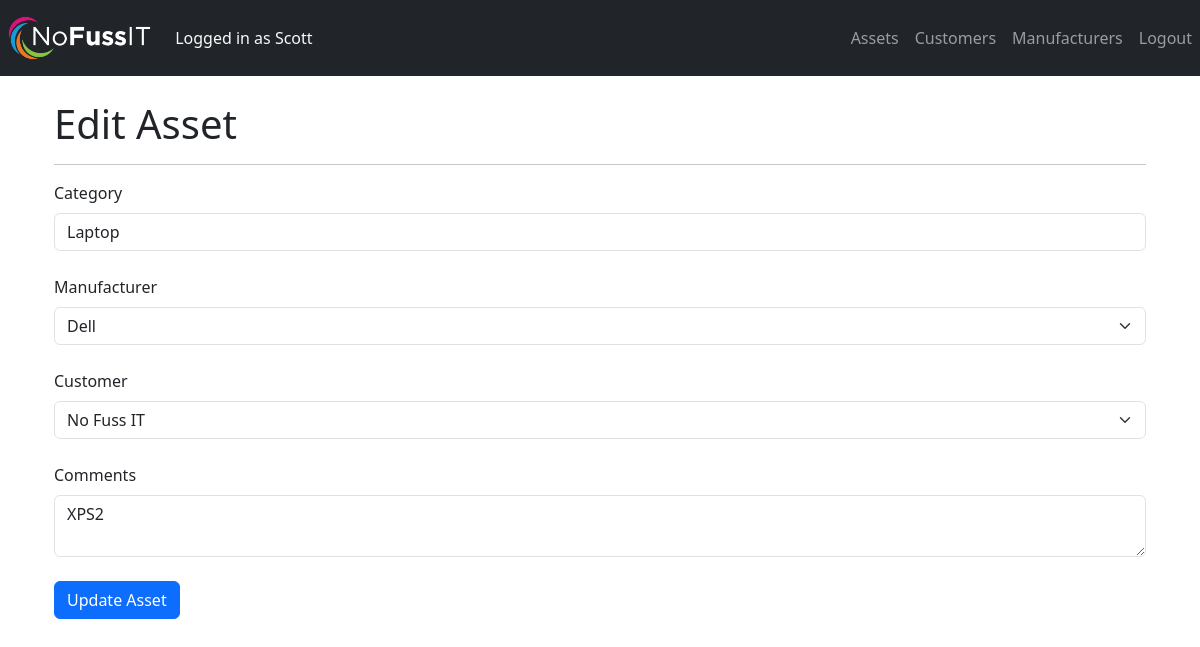
Page /assets/1/edit (signed in) on the earlier database version.
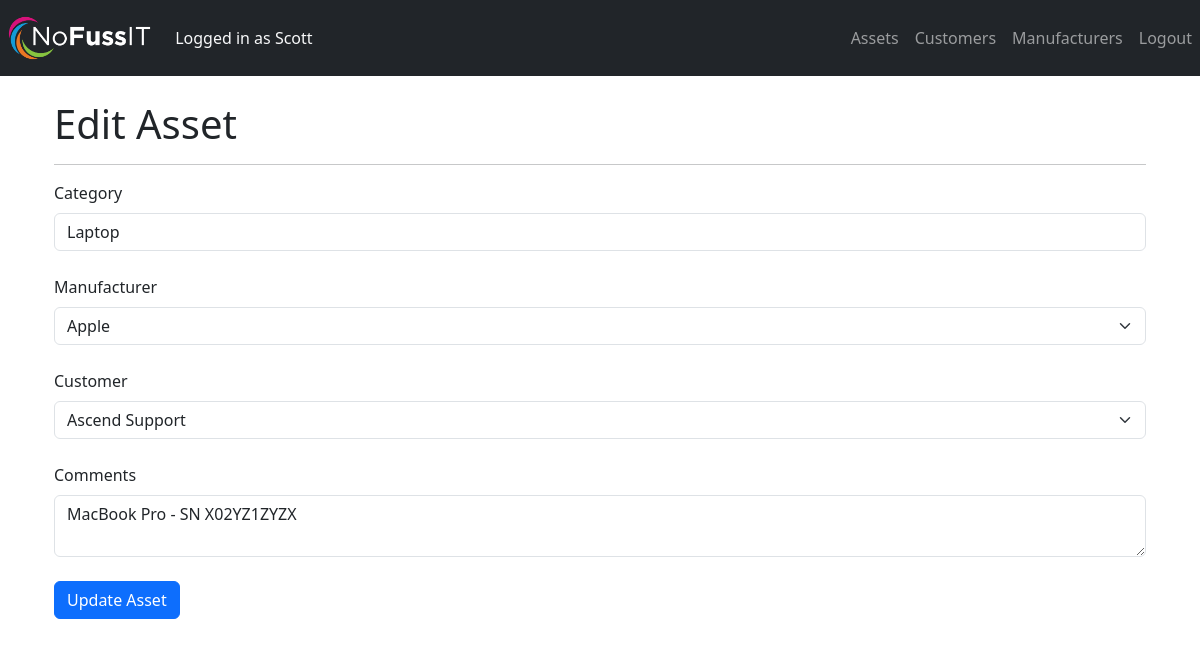
Same page on the later database version.
### app/models.py (models this page shows, shortened)
class Asset(db.Model):
    id = db.Column(db.Integer, primary_key=True)
    category = db.Column(db.String(100), nullable=False)
    comments = db.Column(db.Text, nullable=True)
    user_id = db.Column(db.Integer, db.ForeignKey('user.id'), nullable=False)
    customer_id = db.Column(
        db.Integer, db.ForeignKey('customer.id'), nullable=True)
    manufacturer_id = db.Column(
        db.Integer, db.ForeignKey('manufacturer.id'), nullable=True)
    timestamp = db.Column(db.DateTime, default=datetime.utcnow)

### app/routes.py (the view)
@main.route('/assets/<int:asset_id>/edit', methods=['GET', 'POST'])
@login_required
def edit_asset(asset_id):
    asset = Asset.query.get_or_404(asset_id)
    form = AssetForm()
    form.customer.choices = [(customer.id, customer.name)
                             for customer in Customer.query.all()]
    form.manufacturer.choices = [(manufacturer.id, manufacturer.name)
                                 for manufacturer in Manufacturer.query.all()]
    if request.method == 'POST':
        if form.validate_on_submit():
            asset.category = form.category.data
            asset.comments = form.comments.data
            asset.customer_id = form.customer.data
            asset.manufacturer_id = form.manufacturer.data
            db.session.commit()
            flash('Asset updated', 'success')
            return redirect(url_for('main.assets'))
    else:
        form.category.data = asset.category
        form.comments.data = asset.comments
        form.customer.data = asset.customer_id
        form.manufacturer.data = asset.manufacturer_id
    return render_template('edit_asset.html', form=form, asset=asset)

### app/forms.py
class AssetForm(FlaskForm):
    category_choices = [
        ('Laptop'),
        ('Desktop'),
        ('Keyboard'),
        ('Mouse'),
        ('Monitor'),
        ('Headset'),
        ('Printer'),
        ('Mobile'),
        ('Tablet'),
        ('Server')
    ]
    category = SelectField(
        'Category', choices=category_choices, validators=[DataRequired()])
    comments = TextAreaField('Comments')
    customer = SelectField('Customer', coerce=int)
    manufacturer = SelectField('Manufacturer', coerce=int)
    submit = SubmitField('Create Asset')

### app/models.py (called while the page is built)
@login_manager.user_loader
def load_user(user_id):
    return User.query.get(int(user_id))

### app/templates/edit_asset.html (shortened to what this page needs)
{% extends 'base.html' %}
{% block content %}
<div class="container">
    <h1>Edit Asset</h1>
    <hr>
    <form method="POST">
        <div class="form-group">
            {{ form.category.label(class="form-label") }}
            {{ form.category(class="form-control") }}
        </div>
        <br>
        <div class="form-group">
            {{ form.manufacturer.label(class="form-label") }}
            {{ form.manufacturer(class="form-select form-control") }}
        </div>
        <br>
        <div class="form-group">
            {{ form.customer.label(class="form-label") }}
            {{ form.customer(class="form-select form-control") }}
        </div>
        <br>
        <div class="form-group">
            {{ form.comments.label(class="form-label") }}
            {{ form.comments(class="form-control") }}
        </div>
        <br>
        <div class="form-group">
            <button type="submit" class="btn btn-primary">
                Update Asset
            </button>
        </div>
    </form>
</div>
{% endblock %}

Differences in the rows shown:
changed Asset "Laptop": manufacturer "Dell" → "Apple"; customer "No Fuss IT" → "Ascend Support"; comments "XPS2" → "MacBook Pro - SN X02YZ1ZYZX"
